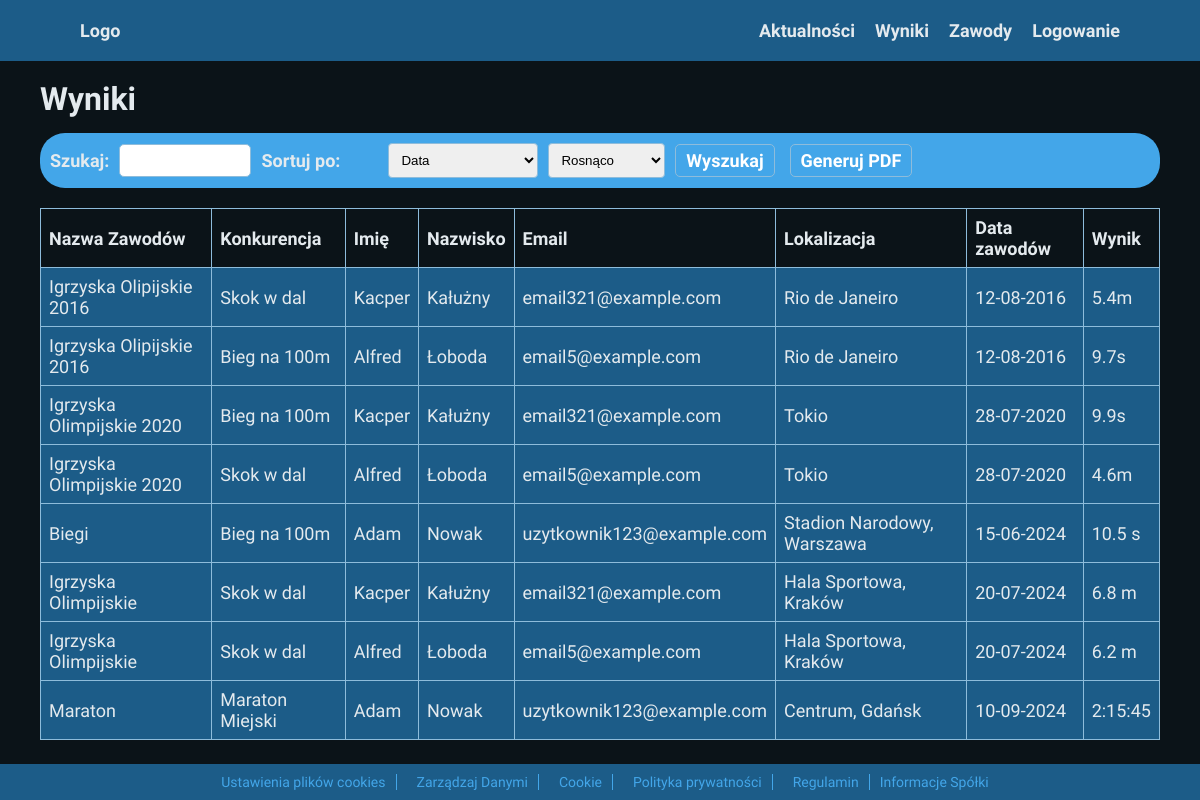
Screenshot of /wyniki.php with the database file from the repository.
### tables this page shows
CREATE TABLE `wyniki` (
  `id_wynikow` int(11) NOT NULL,
  `id_zawodow` int(11) NOT NULL,
  `id_uzytkownika` int(11) NOT NULL,
  `konkurencja` varchar(50) DEFAULT NULL,
  `wartosc_wyniku` varchar(50) DEFAULT NULL,
  `data_wprowadzenia` timestamp NULL DEFAULT current_timestamp()
);

CREATE TABLE `zawody` (
  `id_zawodow` int(11) NOT NULL,
  `nazwa` varchar(100) NOT NULL,
  `lokalizacja` varchar(100) DEFAULT NULL,
  `data` date NOT NULL,
  `id_uzytkownika` int(11) NOT NULL
);

### wyniki.php (the view, shortened to what this page needs)
<?php
try {
  $polaczenie = otworz_polaczenie();
  $sort_column = isset($_GET['sort_column']) ? $_GET['sort_column'] : 'data';
  $sort_direction = isset($_GET['sort_direction']) ? $_GET['sort_direction'] : 'ASC';
  $search_term = isset($_GET['wyszukaj']) ? $_GET['wyszukaj'] : '';
  if ($search_term) {
    $search_term = "%$search_term%";
    $zapytanie_wyniki = "
      SELECT z.nazwa, u.Imie, u.Nazwisko, u.email, w.konkurencja, z.lokalizacja, z.data, w.wartosc_wyniku
      FROM wyniki w
      JOIN zawody z ON w.id_zawodow = z.id_zawodow
      JOIN użytkownicy u ON w.id_uzytkownika = u.id_uzytkownika
      WHERE z.data < CURDATE() AND
      (z.nazwa LIKE ? OR u.Imie LIKE ? OR u.Nazwisko LIKE ? OR w.konkurencja LIKE ? OR z.data LIKE ? OR u.email LIKE ? OR w.wartosc_wyniku LIKE ? OR z.lokalizacja LIKE ?)
      ORDER BY $sort_column $sort_direction
    ";
    $stmt = $polaczenie->prepare($zapytanie_wyniki);
    $stmt->bind_param('ssssssss', $search_term, $search_term, $search_term, $search_term, $search_term, $search_term, $search_term, $search_term);
    $stmt->execute();
    $wynik_zawody = $stmt->get_result();
  } else {
    $zapytanie_wyniki = "
      SELECT z.nazwa, u.Imie, u.Nazwisko, u.email, w.konkurencja, z.lokalizacja, z.data, w.wartosc_wyniku
      FROM wyniki w
      JOIN zawody z ON w.id_zawodow = z.id_zawodow
      JOIN użytkownicy u ON w.id_uzytkownika = u.id_uzytkownika
      WHERE z.data < CURDATE()
      ORDER BY $sort_column $sort_direction
    ";
    $wynik_zawody = $polaczenie->query($zapytanie_wyniki);
  }
  $zawody = [];
  if ($wynik_zawody) {
    while ($wiersz = $wynik_zawody->fetch_assoc()) {
      $zawody[] = $wiersz;
    }
  }
} catch (Exception $e) {
  logError("Wystąpił błąd: " . $e->getMessage());
  die("Błąd: " . $e->getMessage());
}
?>
<!DOCTYPE html>
<html lang="en">
<head>
  <link rel="stylesheet" href="style.css">
</head>
<body class="body">
  <header class="flexbox">
    <div class="margines-header flexbox body-bold">
      <div><a href="index.php">Logo</a></div>
      <div class="flexbox header-links">
        <div><a href="aktualności.php">Aktualności</a></div>
        <div><a href="wyniki.php">Wyniki</a></div>
        <div><a href="zawody.php">Zawody</a></div>
        <?php if (isset($_SESSION['zalogowany']) && $_SESSION['zalogowany']): ?>
          <div><a href="konto.php">Konto</a></div>
        <?php else: ?>
          <div><a href="logowanie.php">Logowanie</a></div>
        <?php endif; ?>
      </div>
    </div>
  </header>
  <main>
    <section class="flexbox wyniki">
      <div class="margines">
        <h2 class="title">Wyniki</h2>
        <div class="flexbox wyniki-cont">
          <div class="wyniki-panel flexbox body-bold">
            <div class="flexbox wyniki-sort">
              <form action="" method="GET" class="flexbox wyniki-szukaj">
                <label for="wyszukaj">Szukaj: </label>
                <input type="text" id="wyszukaj" name="wyszukaj" value="<?= isset($_GET['wyszukaj']) ? htmlspecialchars($_GET['wyszukaj']) : '' ?>" />
                <div>Sortuj po:</div>
                <div class="sort-rodzaj">
                  <select name="sort_column" id="sort_column">
                    <option value="data" <?= isset($_GET['sort_column']) && $_GET['sort_column'] == 'data' ? 'selected' : '' ?>>Data</option>
                  </select>
                </div>
                <div>
                  <select name="sort_direction" id="sort_direction">
                    <option value="ASC" <?= isset($_GET['sort_direction']) && $_GET['sort_direction'] == 'ASC' ? 'selected' : '' ?>>Rosnąco</option>
                  </select>
                </div>
                <input type="submit" value="Wyszukaj" class="button2 body-bold" />
              </form>
              <form action="raport_pdf.php" method="post" target="_blank">
                <button type="submit" class="button2 body-bold">Generuj PDF</button>
              </form>
            </div>
          </div>
          <div class="wyniki-tabela">
            <table>
              <thead>
                <tr>
                  <th>Nazwa Zawodów</th>
                  <th>Konkurencja</th>
                  <th>Imię</th>
                  <th>Nazwisko</th>
                  <th>Email</th>
                  <th>Lokalizacja</th>
                  <th>Data zawodów</th>
                  <th>Wynik</th>
                </tr>
              </thead>
              <tbody>
                <?php if (!empty($zawody)): ?>
                  <?php foreach ($zawody as $zawod): ?>
                    <tr>
                      <td><?= htmlspecialchars($zawod['nazwa']) ?></td>
                      <td><?= htmlspecialchars($zawod['konkurencja']) ?></td>
                      <td><?= htmlspecialchars($zawod['Imie']) ?></td>
                      <td><?= htmlspecialchars($zawod['Nazwisko']) ?></td>
                      <td><?= htmlspecialchars($zawod['email']) ?></td>
                      <td><?= htmlspecialchars($zawod['lokalizacja']) ?></td>
                      <td><?= date('d-m-Y', strtotime($zawod['data'])) ?></td>
                      <td><?= htmlspecialchars($zawod['wartosc_wyniku']) ?></td>
                    </tr>
                  <?php endforeach; ?>
                <?php else: ?>
                  <tr>
                    <td colspan="8">Brak wyników do wyświetlenia.</td>
                  </tr>
                <?php endif; ?>
              </tbody>
            </table>
          </div>
        </div>
      </div>
    </section>
  </main>
  <footer class="flexbox">
    <div class="margines flexbox footer-cont">
      <div class="small footer-item"><a href="#">Ustawienia plików cookies</a></div>
      <div class="small footer-item"><a href="#">Zarządzaj Danymi</a></div>
      <div class="small footer-item"><a href="#">Cookie</a></div>
      <div class="small footer-item"><a href="#">Polityka prywatności</a></div>
      <div class="small footer-item"><a href="#">Regulamin</a></div>
      <div class="small"><a href="#">Informacje Spółki</a></div>
    </div>
  </footer>
</body>
</html>

### style.css (style rules this page uses)
:root { --text-color: #e4eaee; --background-color: #0b1318; --primary-color: #8ebcdb; --secondary-color: #1c5c88; --accent-color: #43a6e9; --font: "Mukta Mahee", sans-serif; }
* { margin: 0; padding: 0; box-sizing: border-box; }
html, body { height: 100%; margin: 0; display: flex; flex-direction: column; }
body { color: var(--text-color); background-color: var(--background-color); display: flex; flex-direction: column; margin-top: 70px; }
main { flex: 1; }
h1, h2, h3, h4, h5, h6 { margin-bottom: 15px; }
a { color: var(--accent-color); text-decoration: none; }
header { position: fixed; top: 0; left: 0; width: 100%; z-index: 1000; }
header a { color: var(--text-color); }
.button2 { font-family: var(--font); font-size: 16px; background-color: var(--accent-color); border: 1px solid var(--primary-color) !important; color: white; border: none; padding: 5px 10px; cursor: pointer; border-radius: 5px; }
.title { font-family: var(--font); font-size: 32px; font-weight: 700; margin-top: 10px; }
.body { font-family: var(--font); font-size: 18px; font-weight: 400; }
.body-bold { font-family: var(--font); font-size: 18px; font-weight: 700; }
.small { font-family: var(--font); font-size: 14px; font-weight: 400; }
.margines-header { margin: 0px 40px; width: 100%; max-width: 2000px; justify-content: space-between !important; }
.margines { margin: 0px 40px; width: 100%; max-width: 1440px; justify-content: space-between !important; }
header { background-color: var(--secondary-color); padding: 20px 40px; }
.flexbox { display: flex; flex-direction: row; align-items: center; justify-content: center; }
.header-links div { margin-left: 20px; }
select { padding: 8px; border: 1px solid var(--primary-color); border-radius: 4px; color: black; width: 100%; max-width: 300px; }
.wyniki-cont { justify-content: space-between; flex-direction: column; margin-bottom: 20px; }
.wyniki-panel { width: 100%; background-color: var(--accent-color); border-radius: 25px; justify-content: space-between; padding: 10px; }
.wyniki-sort { width: 100%; justify-content: flex-start; gap: 15px; }
.wyniki-szukaj { gap: 10px; }
.sort-rodzaj { min-width: 150px; }
form.flexbox div { width: 100%; }
form.flexbox input[type="password"], form.flexbox input[type="text"], form.flexbox input[type="email"], form.flexbox input[type="date"] { width: 100%; padding: 8px; border: 1px solid var(--primary-color); border-radius: 5px; }
.wyniki-tabela { margin-top: 20px; }
table { width: 100%; border-collapse: collapse; }
th, td { border: 1px solid var(--primary-color); padding: 8px; text-align: left; }
th { background-color: var(--background-color); }
tr { background-color: var(--secondary-color); }
footer { background-color: var(--secondary-color); text-align: center; padding: 10px 40px; width: 100%; }
.footer-cont { justify-content: center !important; gap: 10px; }
.footer-item { padding: 0px 10px; border-right: 1px solid var(--accent-color); }

### rows the page displays
wyniki: id_zawodow.nazwa "Igrzyska Olipijskie 2016", konkurencja "Skok w dal", id_uzytkownika.Imie "Kacper", id_uzytkownika.Nazwisko "Kałużny", id_uzytkownika.email "email321@example.com", id_zawodow.lokalizacja "Rio de Janeiro", id_zawodow.data "12-08-2016", wartosc_wyniku "5.4m"
wyniki: id_zawodow.nazwa "Igrzyska Olipijskie 2016", konkurencja "Bieg na 100m", id_uzytkownika.Imie "Alfred", id_uzytkownika.Nazwisko "Łoboda", id_uzytkownika.email "email5@example.com", id_zawodow.lokalizacja "Rio de Janeiro", id_zawodow.data "12-08-2016", wartosc_wyniku "9.7s"
wyniki: id_zawodow.nazwa "Igrzyska Olimpijskie 2020", konkurencja "Bieg na 100m", id_uzytkownika.Imie "Kacper", id_uzytkownika.Nazwisko "Kałużny", id_uzytkownika.email "email321@example.com", id_zawodow.lokalizacja "Tokio", id_zawodow.data "28-07-2020", wartosc_wyniku "9.9s"
wyniki: id_zawodow.nazwa "Igrzyska Olimpijskie 2020", konkurencja "Skok w dal", id_uzytkownika.Imie "Alfred", id_uzytkownika.Nazwisko "Łoboda", id_uzytkownika.email "email5@example.com", id_zawodow.lokalizacja "Tokio", id_zawodow.data "28-07-2020", wartosc_wyniku "4.6m"
wyniki: id_zawodow.nazwa "Biegi", konkurencja "Bieg na 100m", id_uzytkownika.Imie "Adam", id_uzytkownika.Nazwisko "Nowak", id_uzytkownika.email "uzytkownik123@example.com", id_zawodow.lokalizacja "Stadion Narodowy, Warszawa", id_zawodow.data "15-06-2024", wartosc_wyniku "10.5 s"
wyniki: id_zawodow.nazwa "Igrzyska Olimpijskie", konkurencja "Skok w dal", id_uzytkownika.Imie "Kacper", id_uzytkownika.Nazwisko "Kałużny", id_uzytkownika.email "email321@example.com", id_zawodow.lokalizacja "Hala Sportowa, Kraków", id_zawodow.data "20-07-2024", wartosc_wyniku "6.8 m"
wyniki: id_zawodow.nazwa "Igrzyska Olimpijskie", konkurencja "Skok w dal", id_uzytkownika.Imie "Alfred", id_uzytkownika.Nazwisko "Łoboda", id_uzytkownika.email "email5@example.com", id_zawodow.lokalizacja "Hala Sportowa, Kraków", id_zawodow.data "20-07-2024", wartosc_wyniku "6.2 m"
wyniki: id_zawodow.nazwa "Maraton", konkurencja "Maraton Miejski", id_uzytkownika.Imie "Adam", id_uzytkownika.Nazwisko "Nowak", id_uzytkownika.email "uzytkownik123@example.com", id_zawodow.lokalizacja "Centrum, Gdańsk", id_zawodow.data "10-09-2024", wartosc_wyniku "2:15:45"
